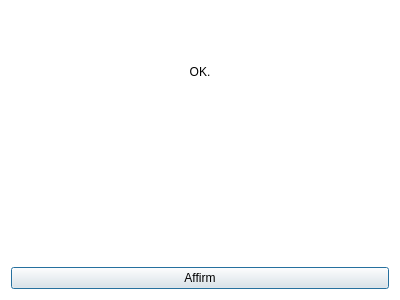
<?xml version="1.0" encoding="UTF-8"?>
<ui version="4.0">
 <class>OK</class>
 <widget class="QDialog" name="OK">
  <property name="geometry">
   <rect>
    <x>0</x>
    <y>0</y>
    <width>400</width>
    <height>300</height>
   </rect>
  </property>
  <property name="windowTitle">
   <string>Dialog</string>
  </property>
  <property name="styleSheet">
   <string notr="true">#OK { 
	background-color: rgb(255, 255, 255);
} 
#OK * { 
border-image:url(); 
}</string>
  </property>
  <layout class="QGridLayout" name="gridLayout">
   <item row="0" column="0">
    <widget class="QLabel" name="OKLb">
     <property name="text">
      <string>OK.</string>
     </property>
     <property name="alignment">
      <set>Qt::AlignCenter</set>
     </property>
    </widget>
   </item>
   <item row="2" column="0">
    <widget class="QPushButton" name="AfrBtn">
     <property name="text">
      <string>Affirm</string>
     </property>
    </widget>
   </item>
   <item row="1" column="0">
    <widget class="QLabel" name="InfoLb">
     <property name="text">
      <string/>
     </property>
     <property name="alignment">
      <set>Qt::AlignCenter</set>
     </property>
    </widget>
   </item>
  </layout>
 </widget>
 <resources/>
 <connections/>
</ui>
